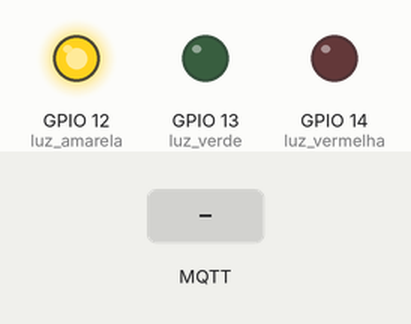
Simulated run of this sketch. Board: ESP32. Shown: output pins drawn as LEDs (lit = HIGH). The inputs (shaded band) are chosen by the test bench. WiFi joins after 1.5 s; servers stay silent unless stated; no MQTT or app messages arrive unless stated; what the sketch prints to the serial monitor is not drawn.

Above: at 0.1 s.
At 7.7 s:
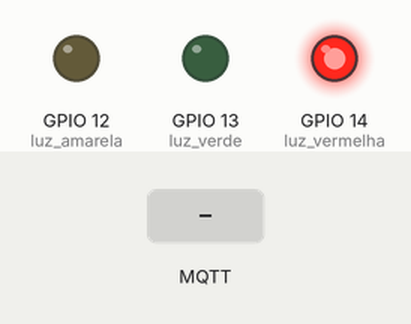
7.8 s: MQTT message "etefmc123" arrives on the first subscribed topic
9.3 s: MQTT message "irmacao" arrives on the first subscribed topic
10.8 s: MQTT message "AV" arrives on the first subscribed topic
At 42.1 s:
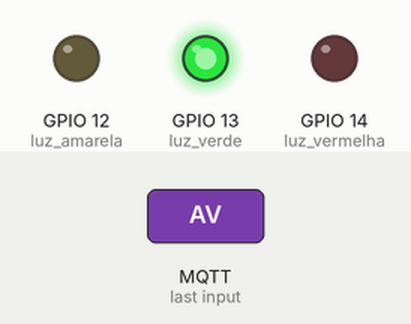
Timing chart, 0 to 62.4 s (numbered marks = the images above; inputs shaded):
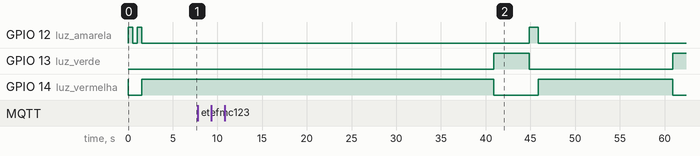

The sketch:

semaforo_a1.ino
```cpp
#include <ArduinoJson.h>
#include <WiFi.h>
#include <PubSubClient.h>

#define ssid "Casa"
#define password "dice0212"

#define ssid1 "SmartWay"
#define password1 "4ipaipara"

//#define ssid1 "alunos"
//#define password1 "etefmc123"

const char* mqtt_server1 = "192.168.1.10";

const char* mqtt_server = "192.168.0.9";

//const char* mqtt_server = "192.168.15.210";

//const char* mqtt_server2 = "192.168.0.100";

const int mqtt_port = 1883;

const char* topico_comando = "3105/comando";
const char* topico_confirmacao = "3105/confirmacao";
const char* topico_acionado = "3105/acionado";

bool led_ligado = false;
//bool amarelo_piscante = false;
int tempo_inicializacao = 0;
int z = 0;
int quant_falha = 0;
int quant_mensagem_falha = 0;
int quant_mensagens = 0;
int tempo_decorrido = 0;
int tempo_inicial = 0;
bool mensagem_recebida = false;
int resultado = 0;
bool falha_mqtt = false;
int tempo_acionado = 0;
int erro_forcado = 0;

WiFiClient espClient;
PubSubClient client(espClient);

//String mensagem;

void setup() {
  Serial.begin(9600);
  #define luz_vermelha 14
  #define luz_amarela 12
  #define luz_verde 13

  pinMode(luz_verde, OUTPUT);
  pinMode(luz_amarela, OUTPUT);
  pinMode(luz_vermelha, OUTPUT);

  digitalWrite(luz_vermelha, 1);

  setup_wifi();

  if (resultado == 1){
    Serial.println(mqtt_server);
    client.setServer(mqtt_server, mqtt_port);
  }
  else{
    Serial.println(mqtt_server1);
    client.setServer(mqtt_server1, mqtt_port);
  }
  client.setCallback(callback);
}

void loop() {
  if (z == 0){
    tempo_inicializacao = millis();
    z += 1;
  } else {
    tempo_decorrido = millis() - tempo_inicializacao;
  }

  if(!client.connected()){
    //digitalWrite(luz_vermelha, 0);
    while (WiFi.status() != WL_CONNECTED){
      setup_wifi();
    }

    reconnect();
  }

  //erro_forcado += 1;

  /*if (int(round((millis() - tempo_acionado)/ 1000)) == 30){
    Serial.println(mqtt_server2);
    client.setServer(mqtt_server2, mqtt_port);
    client.disconnect();
  }*/

  //Serial.print()
  Serial.println(round((millis() - tempo_acionado)/ 1000));
  falha_mqtt = false;
  if(tempo_decorrido - tempo_inicial > 30000){
    modo_automatico();
  }
  /*Serial.print("Tempo decorrido: ");
  Serial.println(tempo_decorrido);
  Serial.print("Tempo inicial: ");
  Serial.println(tempo_inicial);
  Serial.print("Tempo que não chega uma mensagem: ");
  Serial.println(tempo_decorrido - tempo_inicial);*/

  client.loop();
}

void modo_automatico(){
  tempo_decorrido = millis() - tempo_inicializacao;

  if(tempo_decorrido - tempo_inicial > 30000){
    Serial.println("Uma nova mensagem não chegou no tempo esperado. (1)");
    quant_mensagem_falha += 1;
  }

  if (quant_mensagem_falha == 1 || (falha_mqtt == true && (int(round((millis() - tempo_acionado)/ 1000)) % 20 == 0 || int(round((millis() - tempo_acionado) / 1000)) % 21 == 0 || int(round((millis() - tempo_acionado) / 1000)) % 22 == 0 || int(round((millis() - tempo_acionado) / 1000)) % 23 == 0)) || (falha_mqtt == false && (int(round((millis() - tempo_acionado) / 1000)) % 20 == 0))){
    tempo_acionado = millis();
    client.publish(topico_confirmacao, "A");
    luzes_semaforo(5);
    quant_mensagem_falha = 0;
    client.loop();

    if (tempo_decorrido - tempo_inicial > 30000){
    //  Serial.println("Uma nova mensagem não chegou no tempo esperado. (2)");
      //quant_mensagem_falha = 1;
      //amarelo_piscante(1);
    //} else {
      int repet = 0;
      while (repet < 3){
        delay(5000);
        client.publish( topico_confirmacao, "A");
        client.loop();
        repet += 1;
        if(tempo_decorrido - tempo_inicial > 30000){
          Serial.println("Uma nova mensagem não chegou no tempo esperado. (3)");
          client.loop();
          //quant_mensagem_falha += 1;
          //amarelo_piscante(1);
        } else {
          quant_mensagem_falha = 0;
          break;
        }
      }
    }
  }
}

void reconnect() {
  //int tentativa = 0;
  while (!client.connected()) {
    /*Serial.print(int(round((millis())/ 1000)));
    if (int(round((millis())/ 1000)) >= 100){
      Serial.println(mqtt_server);
      client.setServer(mqtt_server, mqtt_port);
      client.disconnect();
    }*/

    while (WiFi.status() != WL_CONNECTED){
      setup_wifi();
    }
    Serial.print("Tentando conexão MQTT...");
    if (client.connect("SemaforoA_ESP")) {
      Serial.println("conectado");
      client.subscribe(topico_comando);
      Serial.print("Inscrito no tópico: ");
      Serial.println(topico_comando);
      quant_falha = 0;
      client.publish(topico_confirmacao, "A");

    } else {
      //if (erro_forcado >+ 2 && erro_forcado < 5) {
      //  client.disconnect();
      //} else if (erro_forcado < 2) {
      //  erro_forcado += 1;
      //}//} else {
      //  client.connect("");
      //}

      Serial.print("Falha na conexão. Estado: ");
      Serial.print(client.state());
      Serial.println(" Tentando novamente em 5 segundos");
      quant_falha += 1;
      if (quant_falha <= 2){
        digitalWrite(luz_vermelha, 1);
        delay(5000);
      } else {
        amarelo_piscante(3);
      } /*else {
        falha_mqtt = true;
        Serial.println(round((millis() - tempo_acionado) / 1000));
        modo_automatico();
      }*/
      amarelo_piscante(3);
    }
    //tentativa += 1;
  }
  quant_falha = 0;
  digitalWrite(luz_vermelha, 1);
}

void luzes_semaforo(float tempo_calculado){
  digitalWrite(luz_vermelha, 0);
  digitalWrite(luz_amarela, 0);

  digitalWrite(luz_verde, 1);
  float tempo = (tempo_calculado - 1) * 1000;
  delay(tempo);
  digitalWrite(luz_verde, 0);
  digitalWrite(luz_amarela, 1);
  delay(1000);
  digitalWrite(luz_amarela, 0);
  digitalWrite(luz_vermelha, 1);
}

void amarelo_piscante(int quant_repet){
  digitalWrite(luz_verde, 0);
  digitalWrite(luz_vermelha, 0);

  int quant_pisca = 0;

  while (quant_pisca <= quant_repet){
  digitalWrite(luz_amarela, 1);
  delay(1000);
  digitalWrite(luz_amarela, 0);
  delay(1000);
  quant_pisca += 1;
  }
}

void setup_wifi() {
  delay(10);
  Serial.println();
  Serial.print("Conectando-se a ");

  if (resultado == 0) {
    Serial.println(ssid);
    WiFi.config(IPAddress(192,168,1,20), IPAddress(192,168,1,1), IPAddress(255,255,255,0));
    WiFi.begin(ssid, password);
  } else {
    Serial.println(ssid1);
    WiFi.config(IPAddress(192,168,0,10), IPAddress(192,168,0,1), IPAddress(255,255,224,0));
    //WiFi.config(IPAddress(192,168,0,211), IPAddress(192,168,15,1), IPAddress(255,255,224,0));
    WiFi.begin(ssid1, password1);
  }

  int tempo_reconexao = 0;
  digitalWrite(luz_vermelha, 0);

  while (WiFi.status() != WL_CONNECTED && tempo_reconexao <= 20) {
    if (led_ligado == false){
      digitalWrite(luz_amarela, 1);
      led_ligado = true;
    } else {
      digitalWrite(luz_amarela, 0);
      led_ligado = false;
    }
    delay(500);
    Serial.print(".");
    tempo_reconexao += 1;
  }

  if (WiFi.status() != WL_CONNECTED) {
    resultado = 1 - resultado; // alterna entre 0 e 1 para tentar outra rede na próxima vez
  }

  digitalWrite(luz_amarela, 0);
  digitalWrite(luz_vermelha, 0);

  if (WiFi.status() == WL_CONNECTED) {
    Serial.println("");
    Serial.println("WiFi conectado");
    Serial.print("Endereço IP: ");
    Serial.println(WiFi.localIP());
    digitalWrite(luz_vermelha, 1);
    delay(5000);
  } else {
    Serial.println("");
    Serial.println("Falha ao conectar WiFi");
    digitalWrite(luz_vermelha, 0);
    amarelo_piscante(3);
  }
}

void callback(char* topic, byte* payload, unsigned int length) {
  tempo_inicial = millis() - tempo_inicializacao;

  quant_mensagens += 1;

  mensagem_recebida = false;

  Serial.print("Mensagem recebida no tópico: ");
  Serial.println(topic);

  //client.publish(topico_confirmacao, "A");

  //Serial.println(payload)
  String mensagem;
  String mensagem1;

  for (int i = 0; i < length; i++) {
    mensagem1 += (char)payload[i];
  }

  Serial.print("Essa mensagem é a original: ");
  Serial.println(mensagem1);

  if (mensagem1.indexOf("irmacao") != -1) {
    // A substring "mundo" foi encontrada
    Serial.println("Encontrado!");
    mensagem1.replace("irmacao", "{\"");
    mensagem = mensagem1;
  if (mensagem1.indexOf("AV") != -1){
    // A substring "mundo" não foi encontrada
    Serial.println("Não encontrado.");
    mensagem1.replace("\"AV\":", "\"A\": {\"V\":");
    mensagem1.replace(", \"B\"", "}, \"B\"");
    mensagem = mensagem1;
  }} else{
    mensagem = mensagem1;
  }

  Serial.print("Mensagem: ");
  Serial.println(mensagem);

  JsonDocument doc;
  deserializeJson(doc, mensagem);

  JsonVariant variant = doc["A"];

  if (variant.is<JsonObject>()) {
    mensagem_recebida = true;

    JsonObject objetoA = variant.as<JsonObject>();

    String chaveInterna = "";
    double valor = 0;

    for (JsonPair kv : objetoA) {
      chaveInterna = kv.key().c_str();
      valor = kv.value().as<double>();
    }

  Serial.println(chaveInterna);
  Serial.println(valor);


  if (chaveInterna == "V"){
    String liberacao = "{\"A\": " + String(valor) + "}";
    client.publish(topico_confirmacao, liberacao.c_str());
    luzes_semaforo(valor);
  }

  } else {
    digitalWrite(luz_vermelha, 1);
    client.publish(topico_confirmacao, "A");
  }
}
 
```
